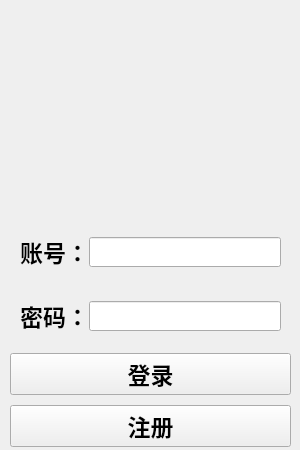
<?xml version="1.0" encoding="UTF-8"?>
<ui version="4.0">
 <class>Widget</class>
 <widget class="QWidget" name="Widget">
  <property name="geometry">
   <rect>
    <x>0</x>
    <y>0</y>
    <width>300</width>
    <height>450</height>
   </rect>
  </property>
  <property name="windowTitle">
   <string>Qchat</string>
  </property>
  <widget class="QLabel" name="image_label">
   <property name="geometry">
    <rect>
     <x>50</x>
     <y>10</y>
     <width>200</width>
     <height>140</height>
    </rect>
   </property>
   <property name="styleSheet">
    <string notr="true">border-image: url(:/image/image/123.png);</string>
   </property>
   <property name="text">
    <string/>
   </property>
   <property name="alignment">
    <set>Qt::AlignCenter</set>
   </property>
  </widget>
  <widget class="QWidget" name="layoutWidget">
   <property name="geometry">
    <rect>
     <x>0</x>
     <y>170</y>
     <width>301</width>
     <height>287</height>
    </rect>
   </property>
   <layout class="QVBoxLayout" name="verticalLayout">
    <property name="leftMargin">
     <number>10</number>
    </property>
    <property name="topMargin">
     <number>10</number>
    </property>
    <property name="rightMargin">
     <number>10</number>
    </property>
    <property name="bottomMargin">
     <number>10</number>
    </property>
    <item>
     <spacer name="verticalSpacer_4">
      <property name="orientation">
       <enum>Qt::Vertical</enum>
      </property>
      <property name="sizeHint" stdset="0">
       <size>
        <width>20</width>
        <height>40</height>
       </size>
      </property>
     </spacer>
    </item>
    <item>
     <spacer name="verticalSpacer_5">
      <property name="orientation">
       <enum>Qt::Vertical</enum>
      </property>
      <property name="sizeHint" stdset="0">
       <size>
        <width>20</width>
        <height>40</height>
       </size>
      </property>
     </spacer>
    </item>
    <item>
     <widget class="QLabel" name="tip_label">
      <property name="font">
       <font>
        <pointsize>17</pointsize>
        <weight>75</weight>
        <bold>true</bold>
       </font>
      </property>
      <property name="text">
       <string/>
      </property>
      <property name="alignment">
       <set>Qt::AlignCenter</set>
      </property>
     </widget>
    </item>
    <item>
     <spacer name="verticalSpacer_6">
      <property name="orientation">
       <enum>Qt::Vertical</enum>
      </property>
      <property name="sizeHint" stdset="0">
       <size>
        <width>20</width>
        <height>40</height>
       </size>
      </property>
     </spacer>
    </item>
    <item>
     <layout class="QHBoxLayout" name="horizontalLayout" stretch="0,0">
      <property name="spacing">
       <number>0</number>
      </property>
      <property name="leftMargin">
       <number>10</number>
      </property>
      <property name="topMargin">
       <number>10</number>
      </property>
      <property name="rightMargin">
       <number>10</number>
      </property>
      <property name="bottomMargin">
       <number>10</number>
      </property>
      <item>
       <widget class="QLabel" name="id_label">
        <property name="font">
         <font>
          <pointsize>17</pointsize>
          <weight>75</weight>
          <bold>true</bold>
         </font>
        </property>
        <property name="text">
         <string>账号：</string>
        </property>
        <property name="alignment">
         <set>Qt::AlignLeading|Qt::AlignLeft|Qt::AlignVCenter</set>
        </property>
       </widget>
      </item>
      <item>
       <widget class="QLineEdit" name="id_lineEdit">
        <property name="minimumSize">
         <size>
          <width>0</width>
          <height>30</height>
         </size>
        </property>
       </widget>
      </item>
     </layout>
    </item>
    <item>
     <spacer name="verticalSpacer_3">
      <property name="orientation">
       <enum>Qt::Vertical</enum>
      </property>
      <property name="sizeHint" stdset="0">
       <size>
        <width>20</width>
        <height>40</height>
       </size>
      </property>
     </spacer>
    </item>
    <item>
     <layout class="QHBoxLayout" name="horizontalLayout_2">
      <property name="spacing">
       <number>0</number>
      </property>
      <property name="leftMargin">
       <number>10</number>
      </property>
      <property name="topMargin">
       <number>10</number>
      </property>
      <property name="rightMargin">
       <number>10</number>
      </property>
      <property name="bottomMargin">
       <number>10</number>
      </property>
      <item>
       <widget class="QLabel" name="password_label">
        <property name="font">
         <font>
          <pointsize>17</pointsize>
          <weight>75</weight>
          <bold>true</bold>
         </font>
        </property>
        <property name="text">
         <string>密码：</string>
        </property>
       </widget>
      </item>
      <item>
       <widget class="QLineEdit" name="password_lineEdit">
        <property name="minimumSize">
         <size>
          <width>50</width>
          <height>30</height>
         </size>
        </property>
       </widget>
      </item>
     </layout>
    </item>
    <item>
     <spacer name="verticalSpacer_2">
      <property name="orientation">
       <enum>Qt::Vertical</enum>
      </property>
      <property name="sizeHint" stdset="0">
       <size>
        <width>20</width>
        <height>40</height>
       </size>
      </property>
     </spacer>
    </item>
    <item>
     <widget class="QPushButton" name="login_pushButton">
      <property name="font">
       <font>
        <pointsize>17</pointsize>
        <weight>75</weight>
        <bold>true</bold>
       </font>
      </property>
      <property name="styleSheet">
       <string notr="true"/>
      </property>
      <property name="text">
       <string>登录</string>
      </property>
     </widget>
    </item>
    <item>
     <spacer name="verticalSpacer">
      <property name="orientation">
       <enum>Qt::Vertical</enum>
      </property>
      <property name="sizeHint" stdset="0">
       <size>
        <width>10</width>
        <height>10</height>
       </size>
      </property>
     </spacer>
    </item>
    <item>
     <spacer name="verticalSpacer_7">
      <property name="orientation">
       <enum>Qt::Vertical</enum>
      </property>
      <property name="sizeHint" stdset="0">
       <size>
        <width>20</width>
        <height>40</height>
       </size>
      </property>
     </spacer>
    </item>
    <item>
     <widget class="QPushButton" name="reg_pushButton">
      <property name="font">
       <font>
        <pointsize>17</pointsize>
        <weight>75</weight>
        <bold>true</bold>
       </font>
      </property>
      <property name="text">
       <string>注册</string>
      </property>
     </widget>
    </item>
   </layout>
  </widget>
 </widget>
 <resources/>
 <connections/>
</ui>
